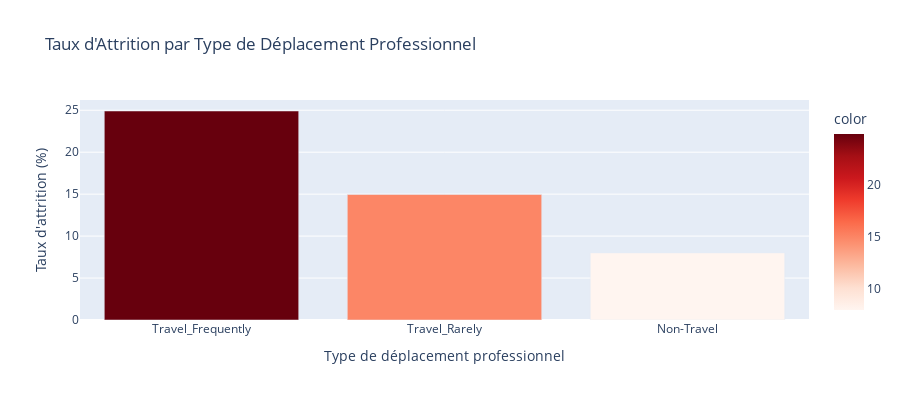

Notebook source saved alongside this figure:
### Code cell
# Visualisation: Taux d'attrition par BusinessTravel
if 'BusinessTravel' in df.columns:
    travel_attrition = calculate_attrition_rate(df, 'BusinessTravel')
    
    # Essayer d'abord avec Plotly (graphique interactif)
    try:
        fig = px.bar(x=travel_attrition.index, y=travel_attrition.values,
                     labels={'x': 'Type de déplacement professionnel', 'y': 'Taux d\'attrition (%)'},
                     title='Taux d\'Attrition par Type de Déplacement Professionnel',
                     color=travel_attrition.values,
                     color_continuous_scale='Reds')
        fig.update_layout(showlegend=False, height=400)
        fig.show()
    except Exception as e:
        # Alternative avec matplotlib (graphique statique)
        print("⚠️ Plotly non disponible, utilisation de matplotlib")
        plt.figure(figsize=(10, 6))
        colors = plt.cm.Reds(travel_attrition.values / travel_attrition.values.max())
        plt.bar(travel_attrition.index, travel_attrition.values, color=colors)
        plt.xlabel('Type de déplacement professionnel', fontsize=12)
        plt.ylabel('Taux d\'attrition (%)', fontsize=12)
        plt.title('Taux d\'Attrition par Type de Déplacement Professionnel', fontsize=14, fontweight='bold')
        plt.xticks(rotation=15)
        plt.grid(axis='y', alpha=0.3)
        plt.tight_layout()
        plt.show()

### Figure 1 — Plotly figure (JSON) as saved in the notebook; plotly's stock layout.template omitted (floating-point values rounded to 4 significant figures)
{"data": [{"hovertemplate": "Type de déplacement professionnel=%{x}<br>Taux d'attrition (%)=%{y}<br>color=%{marker.color}<extra></extra>", "legendgroup": "", "marker": {"color": [24.91, 14.96, 8.0], "coloraxis": "coloraxis", "pattern": {"shape": ""}}, "name": "", "orientation": "v", "showlegend": false, "textposition": "auto", "type": "bar", "x": ["Travel_Frequently", "Travel_Rarely", "Non-Travel"], "xaxis": "x", "y": [24.91, 14.96, 8.0], "yaxis": "y"}], "layout": {"barmode": "relative", "coloraxis": {"colorbar": {"title": {"text": "color"}}, "colorscale": [[0, "rgb(255,245,240)"], [0.125, "rgb(254,224,210)"], [0.25, "rgb(252,187,161)"], [0.375, "rgb(252,146,114)"], [0.5, "rgb(251,106,74)"], [0.625, "rgb(239,59,44)"], [0.75, "rgb(203,24,29)"], [0.875, "rgb(165,15,21)"], [1, "rgb(103,0,13)"]]}, "height": 400, "legend": {"tracegroupgap": 0}, "showlegend": false, "title": {"text": "Taux d'Attrition par Type de Déplacement Professionnel"}, "xaxis": {"anchor": "y", "domain": [0, 1], "title": {"text": "Type de déplacement professionnel"}}, "yaxis": {"anchor": "x", "domain": [0, 1], "title": {"text": "Taux d'attrition (%)"}}}}
